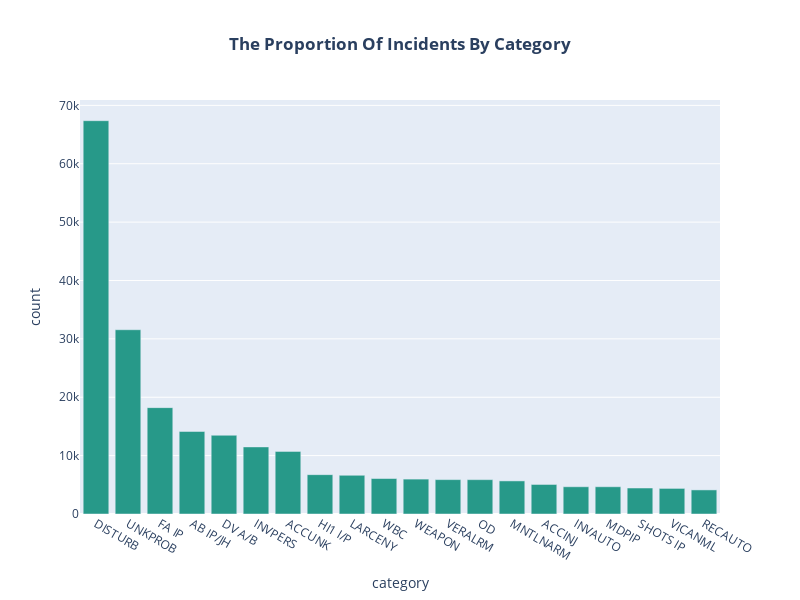

The cell this chart's notebook holds for it:
### Code cell
fig = px.bar(data_catagory.nlargest(20,'count'), x='category', y='count',title='<b>The Proportion Of Incidents By Category</b>')
fig.update_traces(marker_color="#279989")
fig.update_layout( title_x=0.5,
                  autosize=False,
                  width=800,
                  height=600)
fig.show()

### Figure 1 — Plotly figure (JSON) as saved in the notebook; plotly's stock layout.template omitted (floating-point values rounded to 4 significant figures)
{"data": [{"alignmentgroup": "True", "hovertemplate": "category=%{x}<br>count=%{y}<extra></extra>", "legendgroup": "", "marker": {"color": "#279989", "pattern": {"shape": ""}}, "name": "", "offsetgroup": "", "orientation": "v", "showlegend": false, "textposition": "auto", "type": "bar", "x": ["DISTURB ", "UNKPROB ", "FA IP   ", "AB IP/JH", "DV A/B  ", "INVPERS ", "ACCUNK  ", "HI1 I/P ", "LARCENY ", "WBC     ", "WEAPON  ", "VERALRM ", "OD      ", "MNTLNARM", "ACCINJ  ", "INVAUTO ", "MDPIP   ", "SHOTS IP", "VICANML ", "RECAUTO "], "xaxis": "x", "y": [67373, 31567, 18221, 14138, 13486, 11491, 10725, 6740, 6630, 6076, 5979, 5889, 5883, 5669, 5061, 4667, 4667, 4450, 4384, 4127], "yaxis": "y"}], "layout": {"autosize": false, "barmode": "relative", "height": 600, "legend": {"tracegroupgap": 0}, "title": {"text": "<b>The Proportion Of Incidents By Category</b>", "x": 0.5}, "width": 800, "xaxis": {"anchor": "y", "domain": [0, 1], "title": {"text": "category"}}, "yaxis": {"anchor": "x", "domain": [0, 1], "title": {"text": "count"}}}}
